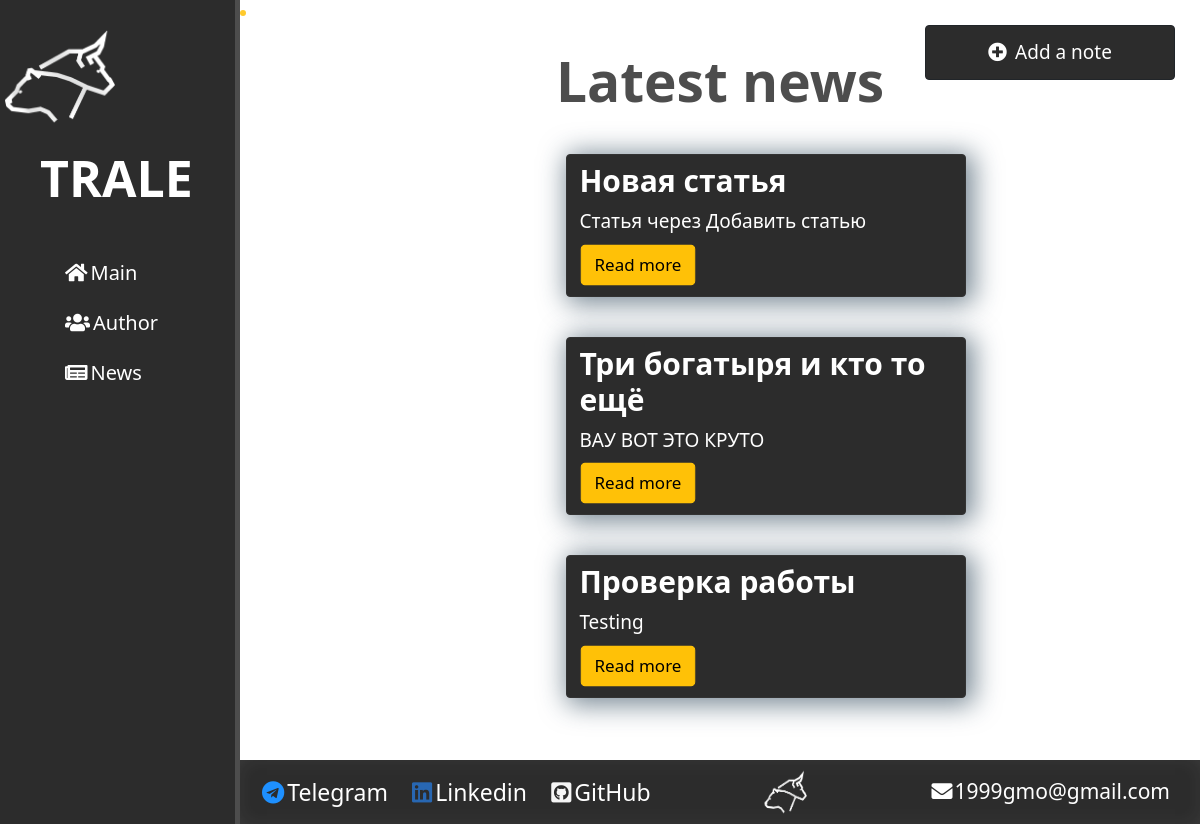
The page /news/ on the database as committed earlier.
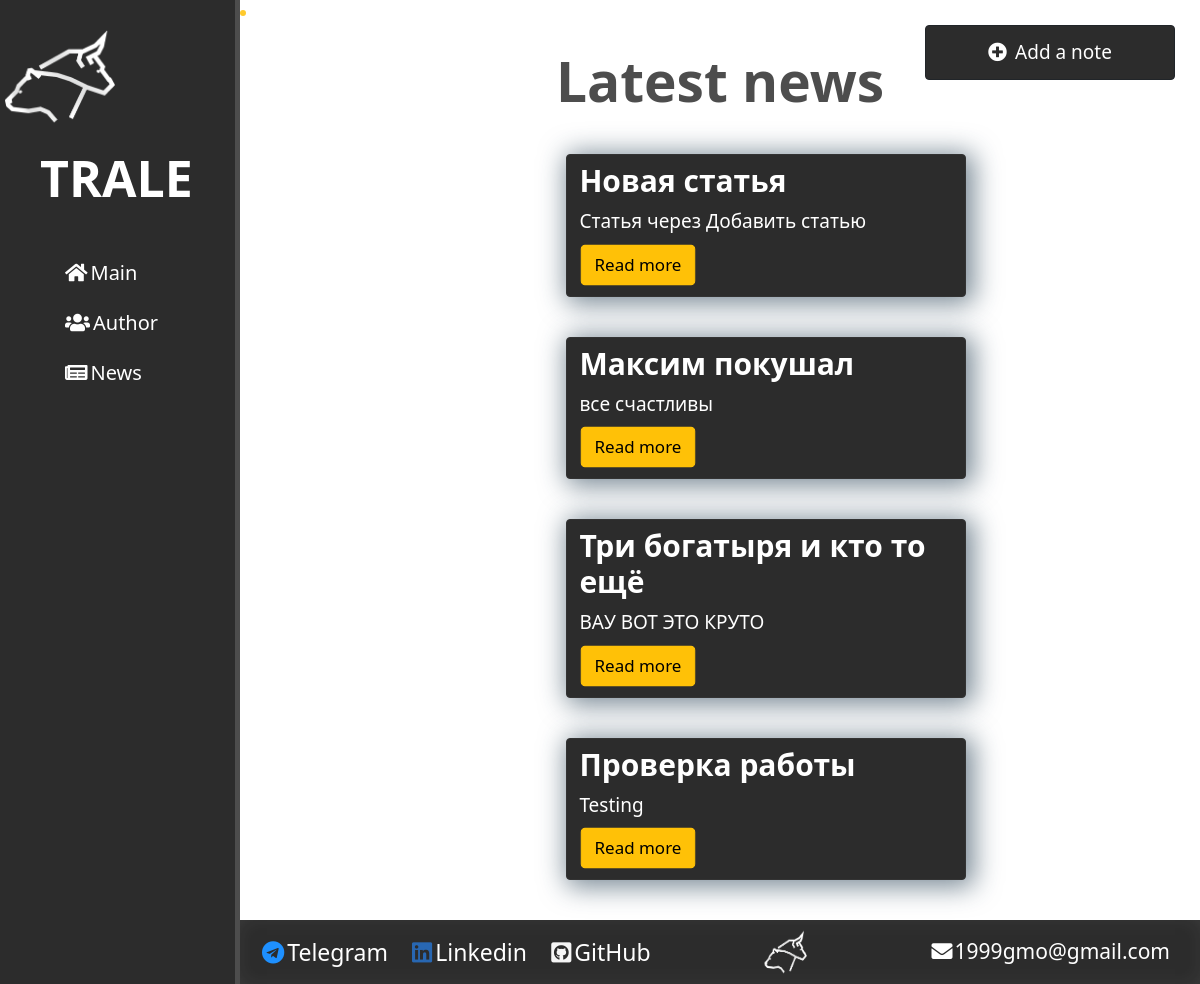
The same page on the database as committed later.
### news/models.py (models this page shows, shortened)
class Articles(models.Model):
    title = models.CharField('Article', max_length=50)
    anons = models.CharField('Аnnouncement', max_length=250)
    full_text = models.TextField('Content')
    date = models.DateTimeField('Date of publication')
    class Meta:
        verbose_name = 'News'
        verbose_name_plural = 'News'

### news/views.py (the view)
# urls.py: path('', views.news_home, name='news_home'),
def news_home(request):
    news = Articles.objects.order_by('-date')
    return render(request, 'news/news_home.html', {'news': news})

### news/templates/news/news_home.html (shortened to what this page needs)
{% extends 'main/layout.html'%}
{% block content %}
<a href="{% url 'create'%}"><li><button class="btn btn-dark"><i class="fas fa-plus-circle"></i>Add a note</button></li></a>
    <div class="shadowbox">
        <h1>Latest news</h1>
        {% if news %}
            {% for el in news %}
                <div class="alert alert-dark">
                    <h3>{{el.title}}</h3>
                    <p>{{el.anons}}</p>
                    <a href="{% url 'news-detail' el.id %}" class="btn btn-warning">Read more</a>
                </div>
            {% endfor %}
        {% else %}
            <p>Posts do not exist at the moment</p>
        {% endif %}
    </div>
{% endblock %}

### main/templates/main/layout.html (shortened to what this page needs)
{% load static %}
<!doctype html>
<html lang="en">
<head>
    <link rel="stylesheet" href="https://cdn.jsdelivr.net/npm/bootstrap@5.0.2/dist/css/bootstrap.min.css">
    <link rel="stylesheet" href="{% static 'main/css/main.css' %}">
    <link rel="stylesheet" href="https://use.fontawesome.com/releases/v5.8.2/css/all.css">
</head>
<body>
    <aside>
        <a href="{% url 'home'%}"><img src="{% static 'main/img/bear_bull.png' %}" alt="Logo"></a>
        <a href="{% url 'home'%}"><span class="logo">TRALE</span></a>
        <ul>
            <a href="{% url 'home'%}"><li><i class="fas fa-home"></i>Main</li></a>
            <a href="{% url 'about'%}"><li><i class="fas fa-users"></i>Author</li></a>
            <a href="{% url 'news_home'%}"><li><i class="fas fa-newspaper"></i>News</li></a>
        </ul>
    </aside>
    <main>
        {% block content %}
        {% endblock %}
        <footer>
            <ul class="socials">
                <a href="tg://resolve?domain=Makillaa"><li><i class="fab fa-telegram"></i>Telegram</li></a>
                <a href="https://linkedin.com/in/makillaa" target="_blank"><li><i class="fab fa-linkedin"></i>Linkedin</li></a>
                <a href="https://github.com/Makillaa" target="_blank"><li><i class="fab fa-github-square"></i>GitHub</li></a>
            </ul>
                <a href="{% url 'home'%}"><img src="{% static 'main/img/bear_bull.png' %}" alt="Logo" class="f-logo"></a>
            <div class="m-block">
                <a href="mailto:1999gmo@gmail.com"><i class="fas fa-envelope"></i>1999gmo@gmail.com</a>
            </div>
        </footer>
    </main>
</body>
</html>

### main/static/main/css/main.css (style rules this page uses)
body { background: #ffffff; }
aside { float: left; background: #2c2c2c; width: 20%; padding: 2.5% 1% 2.5% 2.5%; height: 100%; color: #ffffff; border-right: 5px solid #4d4d4d; position: fixed; top: 0; }
aside img { width: 110px; float: left; margin-left: -25px; }
aside .logo { font-size: 50px; margin-left: 10px; font-weight: bold; position: relative; top: 18px; text-decoration: none; color: #ffffff; }
aside ul { list-style: none; margin-top: 60px; }
aside ul li { color: #ffffff; display: block; margin-top: 20px; transition: transform .3s ease; font-size: 20px; }
aside ul li:hover, aside ul a:hover, a { color: #ffca2c; text-decoration: none; transform: scale(1.06); }
aside i { margin: 3px; }
main { width: 80%; margin-left: 20%; }
main .features, main .shadowbox { color: #4d4d4d; text-align: center; }
main .btn-dark { position: absolute; right: 25px; top: 25px; width: 250px; height: 55px; font-size: 19px; background-color: #2c2c2c; transition: transform .3s ease; }
.fa-plus-circle { margin-right: 8px; }
main .features h1, .shadowbox h1 { font-size: 55px; font-weight: bold; margin-top: 3vh; }
main .features h3, .shadowbox h3 { font-size: 30px; font-weight: bold; }
main .features p, .shadowbox p { max-width: 400px; margin: 0px auto; font-size: 19px; }
.shadowbox h3, .shadowbox p { color: white; }
.shadowbox, .features { min-height: 89vh; }
.shadowbox h1 { margin-bottom: 40px; }
.alert-dark { border: 1px solid #333; box-shadow: 4px 3px 27px 4px rgba(34, 60, 80, 0.6); padding: 8px 12px; background-color: #2c2c2c; width: 400px; margin: 20px 34% 40px 34%; text-align: left; transition: transform .5s ease; }
.btn-warning { margin-bottom: 4px; margin-left: 5px; margin-top: 10px; }
footer { float: left; height: 8vh; color: #ffffff; background: #2c2c2c; box-shadow: 0px 0px 37px -26px rgba(255, 255, 255, 0.39) inset; padding: 10px; width: 100%; display: flex; justify-content: space-between; align-items: center; }
.socials { display: inline-block; margin: 0 0 0 -40px; }
.socials li { display: inline; margin-left: 20px; font-size: 23px; color: #ffffff; }
.fa-telegram { color: dodgerblue; }
.fa-linkedin { color: #2867b2; }
.fa-github-square { color: #f5f5f5; }
.fa-github-square, .fa-linkedin, .fa-telegram { margin-right: 3px; }
.f-logo { width: 40px; height: 40px; margin-left: -10px; }
.m-block { display: inline-block; font-size: 21px; margin-right: 20px; }
.m-block a { color: #ffffff; }
.fa-envelope { margin-right: 2px; }

Rows that differ between the two databases and show on the page:
added Articles: title "Максим покушал", anons "все счастливы"
